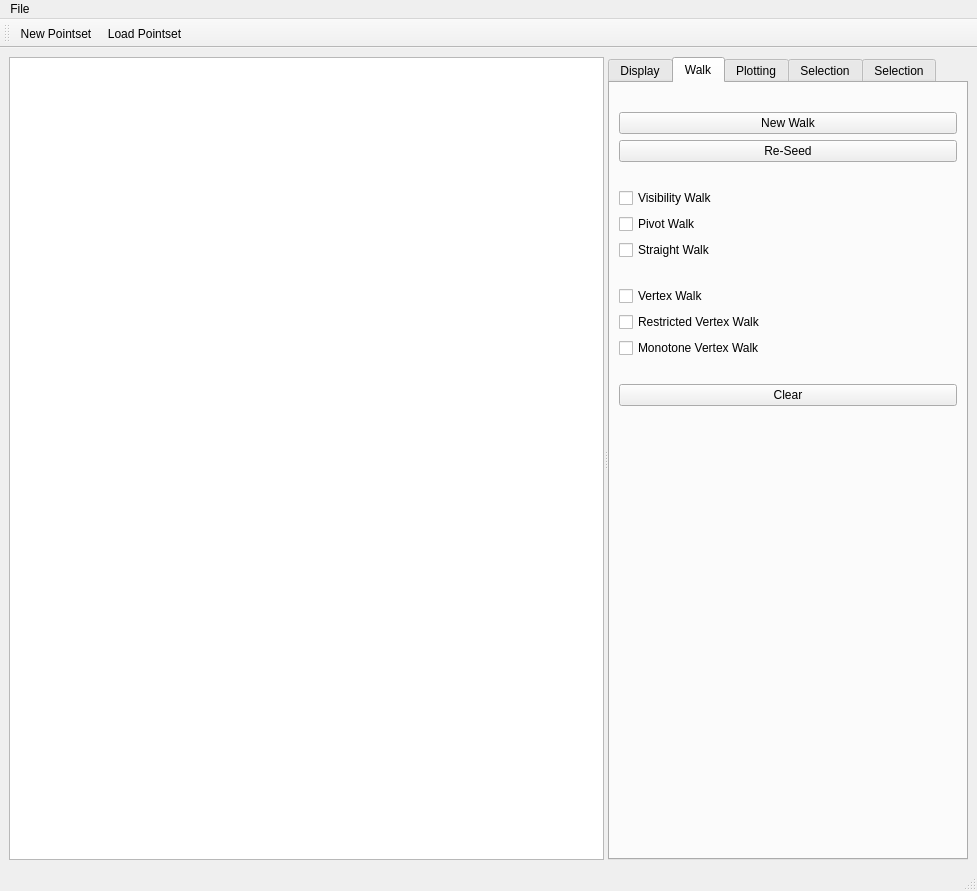
<?xml version="1.0" encoding="UTF-8"?>
<ui version="4.0">
 <class>Visualiser</class>
 <widget class="QMainWindow" name="Visualiser">
  <property name="geometry">
   <rect>
    <x>0</x>
    <y>0</y>
    <width>977</width>
    <height>891</height>
   </rect>
  </property>
  <property name="windowTitle">
   <string>Delaunay Visualiser</string>
  </property>
  <widget class="QWidget" name="centralwidget">
   <layout class="QHBoxLayout" name="horizontalLayout">
    <item>
     <widget class="QSplitter" name="splitter">
      <property name="orientation">
       <enum>Qt::Horizontal</enum>
      </property>
      <widget class="QGraphicsView" name="graphicsView">
       <property name="sizePolicy">
        <sizepolicy hsizetype="Preferred" vsizetype="Expanding">
         <horstretch>66</horstretch>
         <verstretch>0</verstretch>
        </sizepolicy>
       </property>
       <property name="mouseTracking">
        <bool>true</bool>
       </property>
       <property name="focusPolicy">
        <enum>Qt::NoFocus</enum>
       </property>
       <property name="verticalScrollBarPolicy">
        <enum>Qt::ScrollBarAlwaysOff</enum>
       </property>
       <property name="horizontalScrollBarPolicy">
        <enum>Qt::ScrollBarAlwaysOff</enum>
       </property>
       <property name="resizeAnchor">
        <enum>QGraphicsView::AnchorViewCenter</enum>
       </property>
       <property name="viewportUpdateMode">
        <enum>QGraphicsView::BoundingRectViewportUpdate</enum>
       </property>
      </widget>
      <widget class="QTabWidget" name="tab_bar">
       <property name="sizePolicy">
        <sizepolicy hsizetype="Preferred" vsizetype="Expanding">
         <horstretch>0</horstretch>
         <verstretch>0</verstretch>
        </sizepolicy>
       </property>
       <property name="minimumSize">
        <size>
         <width>0</width>
         <height>0</height>
        </size>
       </property>
       <property name="maximumSize">
        <size>
         <width>700</width>
         <height>16777215</height>
        </size>
       </property>
       <property name="baseSize">
        <size>
         <width>0</width>
         <height>0</height>
        </size>
       </property>
       <property name="currentIndex">
        <number>1</number>
       </property>
       <property name="movable">
        <bool>false</bool>
       </property>
       <widget class="QWidget" name="tab_2">
        <attribute name="title">
         <string>Display</string>
        </attribute>
        <layout class="QVBoxLayout" name="verticalLayout_6">
         <item>
          <spacer name="verticalSpacer_16">
           <property name="orientation">
            <enum>Qt::Vertical</enum>
           </property>
           <property name="sizeType">
            <enum>QSizePolicy::Preferred</enum>
           </property>
           <property name="sizeHint" stdset="0">
            <size>
             <width>20</width>
             <height>20</height>
            </size>
           </property>
          </spacer>
         </item>
         <item>
          <widget class="QGroupBox" name="groupBox_5">
           <property name="sizePolicy">
            <sizepolicy hsizetype="Preferred" vsizetype="Maximum">
             <horstretch>0</horstretch>
             <verstretch>0</verstretch>
            </sizepolicy>
           </property>
           <property name="title">
            <string>Sub-Sampling</string>
           </property>
           <layout class="QFormLayout" name="formLayout_2">
            <item row="1" column="0">
             <widget class="QLabel" name="label_8">
              <property name="text">
               <string>Density</string>
              </property>
             </widget>
            </item>
            <item row="1" column="1">
             <widget class="QSpinBox" name="spin_density">
              <property name="minimum">
               <number>1</number>
              </property>
              <property name="maximum">
               <number>999999999</number>
              </property>
              <property name="singleStep">
               <number>100</number>
              </property>
              <property name="value">
               <number>7000</number>
              </property>
             </widget>
            </item>
            <item row="0" column="1">
             <widget class="QCheckBox" name="chk_enable_sampling">
              <property name="text">
               <string>Random Sampling</string>
              </property>
             </widget>
            </item>
           </layout>
          </widget>
         </item>
         <item>
          <spacer name="verticalSpacer_18">
           <property name="orientation">
            <enum>Qt::Vertical</enum>
           </property>
           <property name="sizeType">
            <enum>QSizePolicy::Expanding</enum>
           </property>
           <property name="sizeHint" stdset="0">
            <size>
             <width>20</width>
             <height>10</height>
            </size>
           </property>
          </spacer>
         </item>
        </layout>
       </widget>
       <widget class="QWidget" name="tab">
        <property name="accessibleName">
         <string/>
        </property>
        <attribute name="title">
         <string>Walk</string>
        </attribute>
        <layout class="QVBoxLayout" name="verticalLayout">
         <item>
          <spacer name="verticalSpacer_9">
           <property name="orientation">
            <enum>Qt::Vertical</enum>
           </property>
           <property name="sizeType">
            <enum>QSizePolicy::Preferred</enum>
           </property>
           <property name="sizeHint" stdset="0">
            <size>
             <width>20</width>
             <height>20</height>
            </size>
           </property>
          </spacer>
         </item>
         <item>
          <widget class="QPushButton" name="btn_choose_points">
           <property name="text">
            <string>New Walk</string>
           </property>
          </widget>
         </item>
         <item>
          <widget class="QPushButton" name="btn_new_seed">
           <property name="text">
            <string>Re-Seed</string>
           </property>
          </widget>
         </item>
         <item>
          <spacer name="verticalSpacer_5">
           <property name="orientation">
            <enum>Qt::Vertical</enum>
           </property>
           <property name="sizeType">
            <enum>QSizePolicy::Preferred</enum>
           </property>
           <property name="sizeHint" stdset="0">
            <size>
             <width>20</width>
             <height>20</height>
            </size>
           </property>
          </spacer>
         </item>
         <item>
          <widget class="QCheckBox" name="cb_visibility">
           <property name="text">
            <string>Visibility Walk</string>
           </property>
          </widget>
         </item>
         <item>
          <widget class="QCheckBox" name="cb_pivot">
           <property name="text">
            <string>Pivot Walk</string>
           </property>
          </widget>
         </item>
         <item>
          <widget class="QCheckBox" name="cb_straight">
           <property name="text">
            <string>Straight Walk</string>
           </property>
          </widget>
         </item>
         <item>
          <spacer name="verticalSpacer_3">
           <property name="orientation">
            <enum>Qt::Vertical</enum>
           </property>
           <property name="sizeType">
            <enum>QSizePolicy::Preferred</enum>
           </property>
           <property name="sizeHint" stdset="0">
            <size>
             <width>20</width>
             <height>20</height>
            </size>
           </property>
          </spacer>
         </item>
         <item>
          <widget class="QCheckBox" name="chk_vertex_walk">
           <property name="text">
            <string>Vertex Walk</string>
           </property>
          </widget>
         </item>
         <item>
          <widget class="QCheckBox" name="chk_restricted_vertex_walk">
           <property name="text">
            <string>Restricted Vertex Walk</string>
           </property>
          </widget>
         </item>
         <item>
          <widget class="QCheckBox" name="chk_monotone_vertex_walk">
           <property name="text">
            <string>Monotone Vertex Walk</string>
           </property>
          </widget>
         </item>
         <item>
          <spacer name="verticalSpacer_6">
           <property name="orientation">
            <enum>Qt::Vertical</enum>
           </property>
           <property name="sizeType">
            <enum>QSizePolicy::Preferred</enum>
           </property>
           <property name="sizeHint" stdset="0">
            <size>
             <width>20</width>
             <height>20</height>
            </size>
           </property>
          </spacer>
         </item>
         <item>
          <widget class="QPushButton" name="btn_clear">
           <property name="text">
            <string>Clear</string>
           </property>
          </widget>
         </item>
         <item>
          <widget class="QLabel" name="label_walk_status">
           <property name="sizePolicy">
            <sizepolicy hsizetype="Preferred" vsizetype="Expanding">
             <horstretch>0</horstretch>
             <verstretch>0</verstretch>
            </sizepolicy>
           </property>
           <property name="text">
            <string/>
           </property>
           <property name="alignment">
            <set>Qt::AlignLeading|Qt::AlignLeft|Qt::AlignTop</set>
           </property>
           <property name="margin">
            <number>10</number>
           </property>
          </widget>
         </item>
        </layout>
       </widget>
       <widget class="QWidget" name="tab_statistics">
        <attribute name="title">
         <string>Plotting</string>
        </attribute>
        <layout class="QVBoxLayout" name="verticalLayout_5">
         <item>
          <spacer name="verticalSpacer_15">
           <property name="orientation">
            <enum>Qt::Vertical</enum>
           </property>
           <property name="sizeType">
            <enum>QSizePolicy::Preferred</enum>
           </property>
           <property name="sizeHint" stdset="0">
            <size>
             <width>20</width>
             <height>20</height>
            </size>
           </property>
          </spacer>
         </item>
         <item>
          <widget class="QGroupBox" name="groupBox_3">
           <property name="title">
            <string>Selection</string>
           </property>
           <layout class="QVBoxLayout" name="verticalLayout_4">
            <item>
             <widget class="QComboBox" name="combo_object_type">
              <item>
               <property name="text">
                <string>Triangulation (faces)</string>
               </property>
              </item>
              <item>
               <property name="text">
                <string>Triangulation (edges)</string>
               </property>
              </item>
              <item>
               <property name="text">
                <string>Triangulation (vertices)</string>
               </property>
              </item>
              <item>
               <property name="text">
                <string>Walk (faces)</string>
               </property>
              </item>
             </widget>
            </item>
            <item>
             <widget class="QRadioButton" name="radio_plotting_whole_triangulation">
              <property name="text">
               <string>All Items</string>
              </property>
              <property name="checked">
               <bool>true</bool>
              </property>
             </widget>
            </item>
            <item>
             <widget class="QRadioButton" name="radio_plotting_selected_region">
              <property name="text">
               <string>Items Within Selected Region</string>
              </property>
             </widget>
            </item>
           </layout>
          </widget>
         </item>
         <item>
          <widget class="QGroupBox" name="groupBox_4">
           <property name="sizePolicy">
            <sizepolicy hsizetype="Preferred" vsizetype="Minimum">
             <horstretch>0</horstretch>
             <verstretch>0</verstretch>
            </sizepolicy>
           </property>
           <property name="title">
            <string>Axes</string>
           </property>
           <layout class="QFormLayout" name="formLayout_4">
            <item row="1" column="0">
             <widget class="QLabel" name="label_11">
              <property name="text">
               <string>Plot Type</string>
              </property>
             </widget>
            </item>
            <item row="1" column="1">
             <widget class="QRadioButton" name="radioButton">
              <property name="text">
               <string>Scatter Plot</string>
              </property>
              <property name="checked">
               <bool>true</bool>
              </property>
             </widget>
            </item>
            <item row="2" column="1">
             <widget class="QRadioButton" name="radio_draw_hist">
              <property name="text">
               <string>Histogram</string>
              </property>
              <property name="checked">
               <bool>false</bool>
              </property>
             </widget>
            </item>
            <item row="3" column="1">
             <spacer name="verticalSpacer_4">
              <property name="orientation">
               <enum>Qt::Vertical</enum>
              </property>
              <property name="sizeType">
               <enum>QSizePolicy::Preferred</enum>
              </property>
              <property name="sizeHint" stdset="0">
               <size>
                <width>20</width>
                <height>10</height>
               </size>
              </property>
             </spacer>
            </item>
            <item row="4" column="1">
             <widget class="QComboBox" name="combo_walk_properties_1"/>
            </item>
            <item row="5" column="1">
             <widget class="QCheckBox" name="chk_plot_log_x">
              <property name="text">
               <string>Log</string>
              </property>
             </widget>
            </item>
            <item row="4" column="0">
             <widget class="QLabel" name="label">
              <property name="text">
               <string>X Axis</string>
              </property>
             </widget>
            </item>
            <item row="6" column="1">
             <spacer name="verticalSpacer_13">
              <property name="orientation">
               <enum>Qt::Vertical</enum>
              </property>
              <property name="sizeType">
               <enum>QSizePolicy::Preferred</enum>
              </property>
              <property name="sizeHint" stdset="0">
               <size>
                <width>20</width>
                <height>10</height>
               </size>
              </property>
             </spacer>
            </item>
            <item row="7" column="1">
             <widget class="QComboBox" name="combo_walk_properties_2">
              <property name="enabled">
               <bool>true</bool>
              </property>
             </widget>
            </item>
            <item row="7" column="0">
             <widget class="QLabel" name="label_2">
              <property name="text">
               <string>Y Axis</string>
              </property>
             </widget>
            </item>
            <item row="8" column="1">
             <widget class="QCheckBox" name="chk_plot_log_y">
              <property name="text">
               <string>Log</string>
              </property>
             </widget>
            </item>
            <item row="10" column="1">
             <spacer name="verticalSpacer_14">
              <property name="orientation">
               <enum>Qt::Vertical</enum>
              </property>
              <property name="sizeType">
               <enum>QSizePolicy::Preferred</enum>
              </property>
              <property name="sizeHint" stdset="0">
               <size>
                <width>20</width>
                <height>10</height>
               </size>
              </property>
             </spacer>
            </item>
            <item row="11" column="1">
             <widget class="QComboBox" name="combo_walk_properties_3"/>
            </item>
            <item row="11" column="0">
             <widget class="QLabel" name="label_6">
              <property name="text">
               <string>Ticks</string>
              </property>
             </widget>
            </item>
            <item row="12" column="1">
             <widget class="QCheckBox" name="chk_plot_log_z">
              <property name="text">
               <string>Log</string>
              </property>
             </widget>
            </item>
           </layout>
          </widget>
         </item>
         <item>
          <widget class="QPushButton" name="btn_walk_histogram">
           <property name="text">
            <string>Plot</string>
           </property>
          </widget>
         </item>
         <item>
          <spacer name="verticalSpacer">
           <property name="orientation">
            <enum>Qt::Vertical</enum>
           </property>
           <property name="sizeHint" stdset="0">
            <size>
             <width>20</width>
             <height>40</height>
            </size>
           </property>
          </spacer>
         </item>
        </layout>
       </widget>
       <widget class="QWidget" name="tab_select">
        <attribute name="title">
         <string>Selection</string>
        </attribute>
        <layout class="QVBoxLayout" name="verticalLayout_3">
         <item>
          <spacer name="verticalSpacer_2">
           <property name="orientation">
            <enum>Qt::Vertical</enum>
           </property>
           <property name="sizeType">
            <enum>QSizePolicy::Preferred</enum>
           </property>
           <property name="sizeHint" stdset="0">
            <size>
             <width>20</width>
             <height>20</height>
            </size>
           </property>
          </spacer>
         </item>
         <item>
          <widget class="QGroupBox" name="groupBox">
           <property name="title">
            <string>Selection</string>
           </property>
           <layout class="QVBoxLayout" name="verticalLayout_2">
            <item>
             <widget class="QComboBox" name="combo_selection_object_type">
              <item>
               <property name="text">
                <string>Triangulation (faces)</string>
               </property>
              </item>
              <item>
               <property name="text">
                <string>Triangulation (vertices)</string>
               </property>
              </item>
              <item>
               <property name="text">
                <string>Triangulation (edges)</string>
               </property>
              </item>
             </widget>
            </item>
            <item>
             <widget class="QRadioButton" name="radio_selection_whole_triangulation">
              <property name="text">
               <string>All Items</string>
              </property>
              <property name="checked">
               <bool>true</bool>
              </property>
             </widget>
            </item>
            <item>
             <widget class="QRadioButton" name="radio_selection_selected_region">
              <property name="text">
               <string>Items Within Selected Region</string>
              </property>
             </widget>
            </item>
           </layout>
          </widget>
         </item>
         <item>
          <widget class="QGroupBox" name="groupBox_2">
           <property name="sizePolicy">
            <sizepolicy hsizetype="Preferred" vsizetype="Minimum">
             <horstretch>0</horstretch>
             <verstretch>0</verstretch>
            </sizepolicy>
           </property>
           <property name="title">
            <string>Sorting</string>
           </property>
           <layout class="QFormLayout" name="formLayout">
            <item row="0" column="0">
             <widget class="QLabel" name="label_5">
              <property name="text">
               <string>Ordering</string>
              </property>
             </widget>
            </item>
            <item row="0" column="1">
             <widget class="QComboBox" name="combo_select_ordering">
              <item>
               <property name="text">
                <string>None</string>
               </property>
              </item>
              <item>
               <property name="text">
                <string>Ascending</string>
               </property>
              </item>
              <item>
               <property name="text">
                <string>Descending</string>
               </property>
              </item>
             </widget>
            </item>
            <item row="1" column="0">
             <widget class="QLabel" name="label_4">
              <property name="text">
               <string>By Property</string>
              </property>
             </widget>
            </item>
            <item row="1" column="1">
             <widget class="QComboBox" name="combo_select_property"/>
            </item>
           </layout>
          </widget>
         </item>
         <item>
          <widget class="QPushButton" name="btn_select">
           <property name="text">
            <string>Select</string>
           </property>
          </widget>
         </item>
         <item>
          <spacer name="verticalSpacer_11">
           <property name="orientation">
            <enum>Qt::Vertical</enum>
           </property>
           <property name="sizeHint" stdset="0">
            <size>
             <width>20</width>
             <height>10</height>
            </size>
           </property>
          </spacer>
         </item>
        </layout>
       </widget>
       <widget class="QWidget" name="tab_selection">
        <attribute name="title">
         <string>Selection</string>
        </attribute>
        <layout class="QGridLayout" name="gridLayout_6">
         <item row="5" column="0">
          <layout class="QGridLayout" name="gridLayout_7">
           <item row="1" column="0">
            <widget class="QPushButton" name="btn_select_first">
             <property name="text">
              <string>&lt;&lt;</string>
             </property>
            </widget>
           </item>
           <item row="1" column="2">
            <widget class="QPushButton" name="btn_select_next">
             <property name="text">
              <string>&gt;</string>
             </property>
            </widget>
           </item>
           <item row="1" column="3">
            <widget class="QPushButton" name="btn_select_last">
             <property name="text">
              <string>&gt;&gt;</string>
             </property>
            </widget>
           </item>
           <item row="1" column="1">
            <widget class="QPushButton" name="btn_select_previous">
             <property name="text">
              <string>&lt;</string>
             </property>
            </widget>
           </item>
          </layout>
         </item>
         <item row="2" column="0">
          <widget class="QPushButton" name="btn_clear_selection">
           <property name="text">
            <string>Clear Selection</string>
           </property>
          </widget>
         </item>
         <item row="1" column="0">
          <spacer name="verticalSpacer_12">
           <property name="orientation">
            <enum>Qt::Vertical</enum>
           </property>
           <property name="sizeType">
            <enum>QSizePolicy::Preferred</enum>
           </property>
           <property name="sizeHint" stdset="0">
            <size>
             <width>20</width>
             <height>20</height>
            </size>
           </property>
          </spacer>
         </item>
         <item row="3" column="0">
          <widget class="QTableWidget" name="table_selection_properties">
           <attribute name="horizontalHeaderStretchLastSection">
            <bool>true</bool>
           </attribute>
           <attribute name="verticalHeaderVisible">
            <bool>false</bool>
           </attribute>
           <column>
            <property name="text">
             <string>Property</string>
            </property>
           </column>
           <column>
            <property name="text">
             <string>Value</string>
            </property>
           </column>
          </widget>
         </item>
         <item row="4" column="0">
          <widget class="QCheckBox" name="chk_focus_on_current">
           <property name="text">
            <string>Focus on current item</string>
           </property>
          </widget>
         </item>
        </layout>
       </widget>
      </widget>
     </widget>
    </item>
   </layout>
  </widget>
  <widget class="QMenuBar" name="menubar">
   <property name="geometry">
    <rect>
     <x>0</x>
     <y>0</y>
     <width>977</width>
     <height>22</height>
    </rect>
   </property>
   <widget class="QMenu" name="menuFile">
    <property name="title">
     <string>File</string>
    </property>
    <addaction name="actionNew_Pointset"/>
    <addaction name="actionLoad_Pointset"/>
   </widget>
   <addaction name="menuFile"/>
  </widget>
  <widget class="QStatusBar" name="statusbar"/>
  <widget class="QToolBar" name="toolBar">
   <property name="mouseTracking">
    <bool>true</bool>
   </property>
   <property name="windowTitle">
    <string>toolBar</string>
   </property>
   <attribute name="toolBarArea">
    <enum>TopToolBarArea</enum>
   </attribute>
   <attribute name="toolBarBreak">
    <bool>false</bool>
   </attribute>
   <addaction name="actionNew_Pointset"/>
   <addaction name="actionLoad_Pointset"/>
  </widget>
  <action name="actionNew_Walk">
   <property name="text">
    <string>New Walk</string>
   </property>
  </action>
  <action name="actionShow_Delaunay_Graph">
   <property name="checkable">
    <bool>true</bool>
   </property>
   <property name="text">
    <string>Show Delaunay Graph</string>
   </property>
  </action>
  <action name="actionNew_Pointset">
   <property name="text">
    <string>New Pointset</string>
   </property>
  </action>
  <action name="actionLoad_Pointset">
   <property name="text">
    <string>Load Pointset</string>
   </property>
  </action>
 </widget>
 <resources/>
 <connections/>
</ui>
